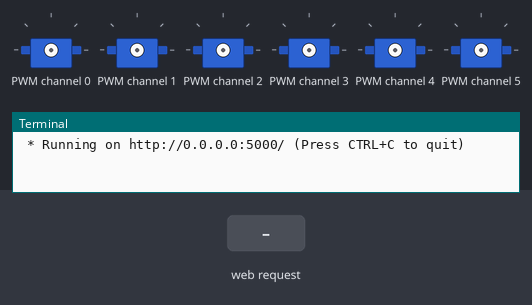
This program was run on a simulated Raspberry Pi (BCM pin numbers). Shown: 6 × servo, the last lines printed to the terminal. The test bench sets the inputs (shaded band). Servo angles are drawn from the pulse width (0.5 ms = 0°, 2.5 ms = 180°); the clock reads 2024-03-15 10:24:30 at power-on unless the program sets it.

Above: at 1.2 s.
1.3 s: HTTP request for /command/f received
At 3.1 s:
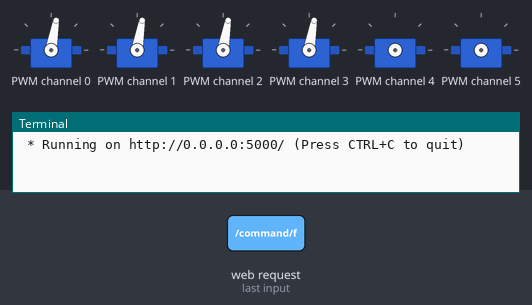
3.8 s: HTTP request for /command/b received
At 4.6 s:
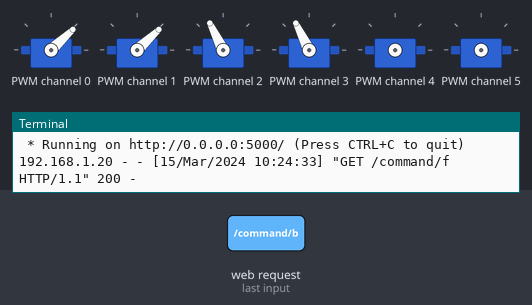
6.3 s: HTTP request for /command/l received
At 7.1 s:
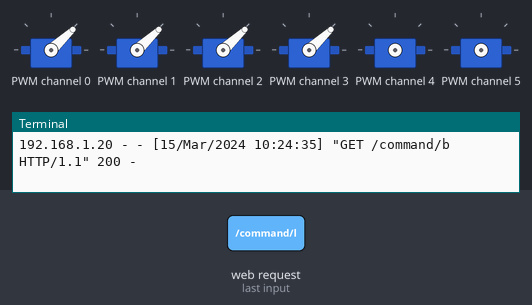
8.8 s: HTTP request for /command/r received
At 9.6 s:
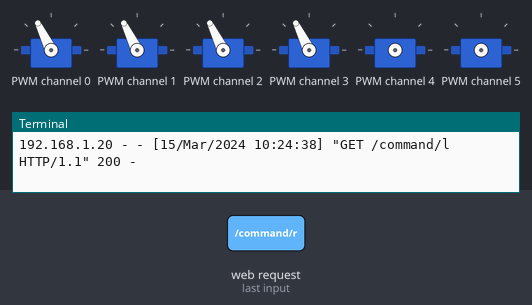
11.3 s: HTTP request for /command/u received
12.8 s: HTTP request for /command/bo received
Timing chart, 0 to 15.3 s (numbered marks = the images above; inputs shaded):
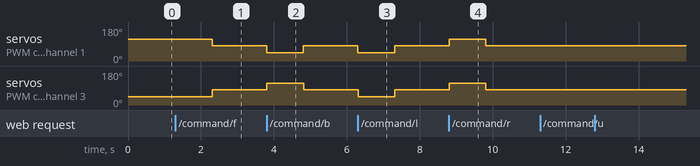

Measured:
- after the input at 1.3 s, servo on PWM channel 0, servo on PWM channel 1: 116° → 80° after 1.0 s; servo on PWM channel 2, servo on PWM channel 3: 43° → 80° after 1.0 s
- after the input at 3.8 s, servo on PWM channel 0, servo on PWM channel 1: 80° → 43° at once, → 80° 1.0 s later; servo on PWM channel 2, servo on PWM channel 3: 80° → 116° at once, → 80° 1.0 s later
- after the input at 6.3 s, servo on PWM channel 0–3: 80° → 43° at once, → 80° 1.0 s later
- after the input at 8.8 s, servo on PWM channel 0–3: 80° → 116° at once, → 80° 1.0 s later

The program:

command.py
```python
from __future__ import division
import time
from flask import Flask
from flask import render_template
app = Flask(__name__)

import Adafruit_PCA9685
pwm = Adafruit_PCA9685.PCA9685()

servo_min = 150  # Min pulse length out of 4096
servo_max = 600  # Max pulse length out of 4096
servo_stop = 340
#new vars
global lastUD
lastUD =  340
global maxUD
maxUD = 600
global minUD
minUD = 150
global lastBX
lastBX = 340
global maxBX
maxBX = 600

global minBX
minBX = 150
global lastGO
lastGO = 340
global maxGO
maxGO = 600
global minGO
minGO = 150


def set_servo_pulse(channel, pulse):
    pulse_length = 1000000    # 1,000,000 us per second
    pulse_length //= 60       # 60 Hz
    print('{0}us per period'.format(pulse_length))
    pulse_length //= 4096     # 12 bits of resolution
    print('{0}us per bit'.format(pulse_length))
    pulse *= 1000
    pulse //= pulse_length
    pwm.set_pwm(channel, 0, pulse)

# Set frequency to 60hz, good for servos.
pwm.set_pwm_freq(60)


@app.route('/')
def index():
    return render_template('index.html')

@app.route("/command/f")
def commandf():
	#move wheels accordingly to command
	pwm.set_pwm(0, 0, servo_stop + 100)
	pwm.set_pwm(1, 0, servo_stop + 100)
	pwm.set_pwm(2, 0, servo_stop - 100)
	pwm.set_pwm(3, 0, servo_stop - 100)
	time.sleep(1)
	pwm.set_pwm(0, 0, servo_stop)
	pwm.set_pwm(1, 0, servo_stop)
	pwm.set_pwm(2, 0, servo_stop)
	pwm.set_pwm(3, 0, servo_stop)
	time.sleep(1)
	return render_template('index.html')

@app.route("/command/b")
def commandb():
	#move wheels accordingly to command
	pwm.set_pwm(0, 0, servo_stop - 100)
	pwm.set_pwm(1, 0, servo_stop - 100)
	pwm.set_pwm(2, 0, servo_stop + 100)
	pwm.set_pwm(3, 0, servo_stop + 100)
	time.sleep(1)
	pwm.set_pwm(0, 0, servo_stop)
	pwm.set_pwm(1, 0, servo_stop)
	pwm.set_pwm(2, 0, servo_stop)
	pwm.set_pwm(3, 0, servo_stop)
	time.sleep(1)
	return render_template('index.html')

@app.route("/command/l")
def commandl():
	#move wheels accordingly to command
	pwm.set_pwm(0, 0, servo_stop - 100)
	pwm.set_pwm(1, 0, servo_stop - 100)
	pwm.set_pwm(2, 0, servo_stop - 100)
	pwm.set_pwm(3, 0, servo_stop - 100)
	time.sleep(1)
	pwm.set_pwm(0, 0, servo_stop)
	pwm.set_pwm(1, 0, servo_stop)
	pwm.set_pwm(2, 0, servo_stop)
	pwm.set_pwm(3, 0, servo_stop)
	time.sleep(1)
	return render_template('index.html')

@app.route("/command/r")
def commandr():
	#move wheels accordingly to command
	pwm.set_pwm(0, 0, servo_stop + 100)
	pwm.set_pwm(1, 0, servo_stop + 100)
	pwm.set_pwm(2, 0, servo_stop + 100)
	pwm.set_pwm(3, 0, servo_stop + 100)
	time.sleep(1)
	pwm.set_pwm(0, 0, servo_stop)
	pwm.set_pwm(1, 0, servo_stop)
	pwm.set_pwm(2, 0, servo_stop)
	pwm.set_pwm(3, 0, servo_stop)
	time.sleep(1)
	return render_template('index.html')
#new commands

@app.route("/command/u")
def commandu():
	global lastUD
	global maxUD
	global minUD
	#move arm accordingly to command
	lastUD = lastUD + 20
	pwm.set_pwm(4, 0, lastUD )

	if lastUD >= maxUD:
		lastUD = (maxUD-20)
	time.sleep(0.5)
	return render_template('index.html')

@app.route("/command/d")
def commandd():
	global lastUD
        global maxUD
        global minUD
	#move arm accordingly to command
	lastUD = lastUD - 20
	pwm.set_pwm(4, 0, lastUD)
	if lastUD >= minUD:
		lastUD = (minUD+20)
	time.sleep(0.5)
	return render_template('index.html')

@app.route("/command/bo")
def commandbo():
	global lastBX
        global maxBX
        global minBX
	#move arm accordingly to command
	lastBX = lastBX + 20
	pwm.set_pwm(5, 0, lastBX)
	if lastBX >= maxBX:
		lastBX = (maxBX-20)
	time.sleep(0.5)
	return render_template('index.html')

@app.route("/command/ex")
def commandex():
	global lastBX
        global maxBX
        global minBX
	#move arm accordingly to command
	lastBX = lastBX - 20
	pwm.set_pwm(5, 0, lastBX)
	if lastBX >= minBX:
		lastBX = (minBX+20)
	time.sleep(0.5)
	return render_template('index.html')

@app.route("/command/g")
def commandg():
	global lastGO
        global maxGO
        global minGO
	#move arm accordingly to command
	lastGO = lastGO + 10
	pwm.set_pwm(6, 0, lastGO)
	if lastGO >= maxGO:
		lastGO = (maxGO-10)
	time.sleep(0.5)
	return render_template('index.html')

@app.route("/command/o")
def commando():
	global lastGO
        global maxGo
        global minGO
	#move arm accordingly to command
	lastGo = lastGO - 10
	pwm.set_pwm(6, 0, lastGO)
	if lastGO >= minGO:
		lastGO = (minGO+10)
	time.sleep(0.5)
	return render_template('index.html')


if __name__ == '__main__':
    app.run(debug=True, host='0.0.0.0')
```
